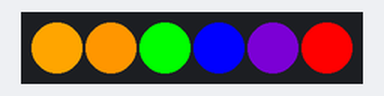
Bench run of a program on a simulated MicroPython board. Parts: 6 RGB LEDs in strip order, left to right.

Above: at 0.05 s.
At 0.45 s:
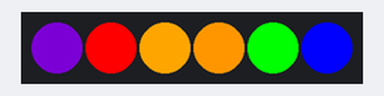
At 0.85 s:
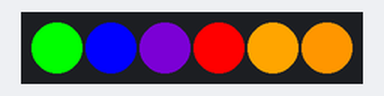
Timing chart, 0 to 40.0 s (numbered marks = the images above):
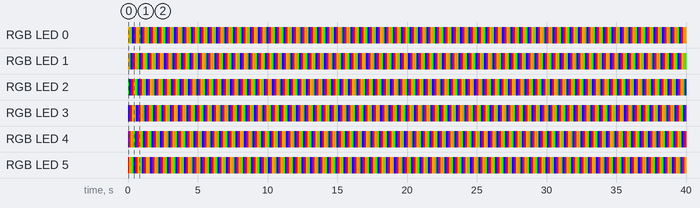

Measured:
- by itself, RGB LED 0: repeats every 0.60 s: RGB(255, 150, 0) 0.10 s, RGB(0, 255, 0) 0.10 s, RGB(0, 0, 255) 0.10 s, RGB(75, 0, 130) 0.10 s, RGB(255, 0, 0) 0.10 s, RGB(255, 165, 0) 0.10 s
- by itself, RGB LED 1: repeats every 0.60 s: RGB(0, 255, 0) 0.10 s, RGB(0, 0, 255) 0.10 s, RGB(75, 0, 130) 0.10 s, RGB(255, 0, 0) 0.10 s, RGB(255, 165, 0) 0.10 s, RGB(255, 150, 0) 0.10 s
- by itself, everything shown: repeats every 0.60 s, in 6 steps

The program:

example.py
```python
"""
This is a demo of the Neopixels, using a library published at
https://github.com/blaz-r/pi_pico_neopixel
"""

import time
from neopixel import Neopixel

numpix = 6
strip = Neopixel(numpix, 0, 0,"GRB")

red = (255, 0, 0)
orange = (255, 165, 0)
yellow = (255, 150, 0)
green = (0, 255, 0)
blue = (0, 0, 255)
indigo = (75, 0, 130)
violet = (138, 43, 226)
colors = (red, orange, yellow, green, blue, indigo, violet)

shift = 0
while True:
    shift = (shift+1)%numpix
    for i in range(numpix):
        strip.set_pixel(i, colors[(i+shift)%numpix])
    strip.show()
    time.sleep(0.1)
```
